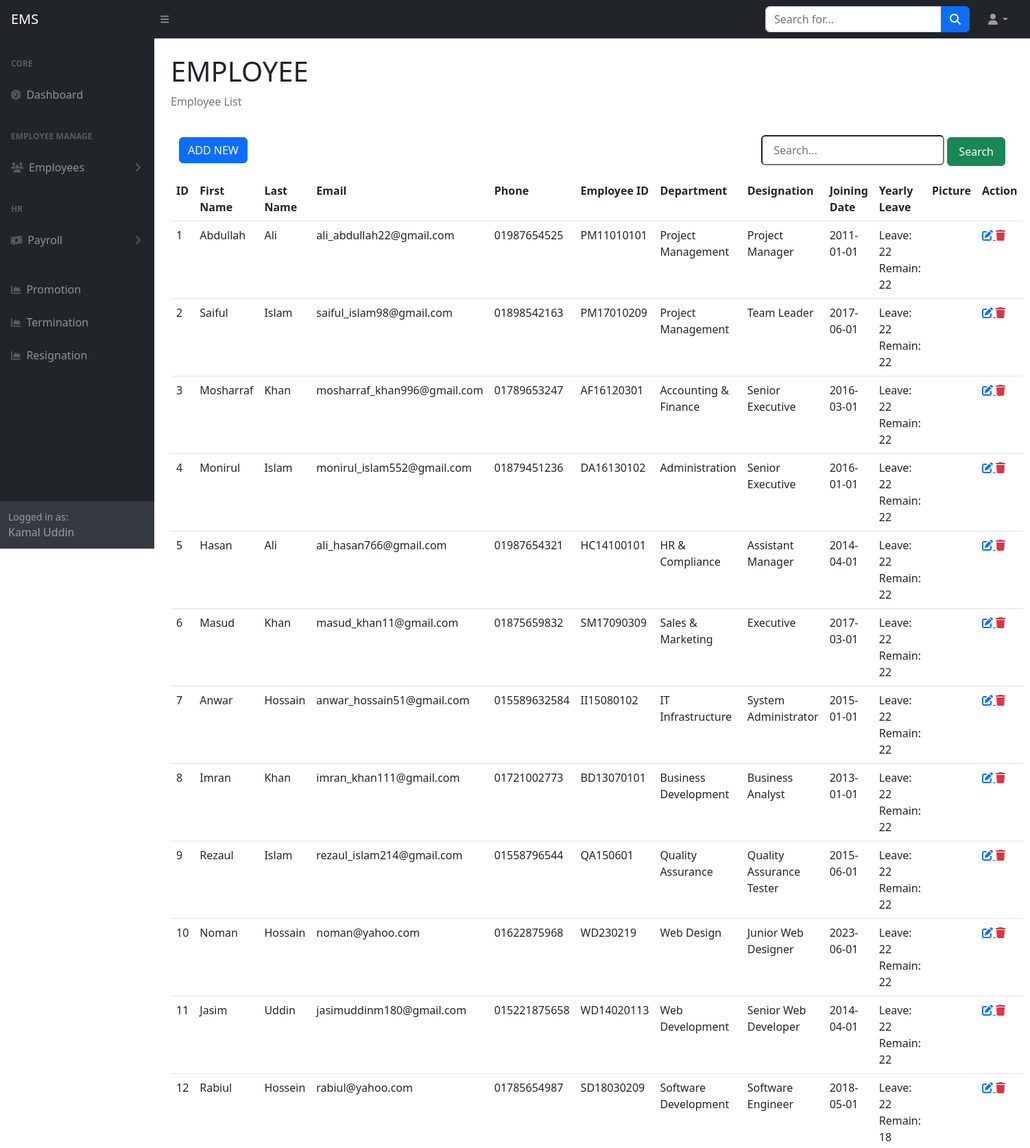
Screenshot of /employee_list.php (signed in, upper part) with the database file from the repository.
### tables this page shows
CREATE TABLE `tbl_employees` (
  `id` int(50) NOT NULL,
  `first_name` varchar(255) NOT NULL,
  `last_name` varchar(255) NOT NULL,
  `email` varchar(255) NOT NULL,
  `phone` varchar(15) DEFAULT NULL,
  `employee_id` varchar(255) DEFAULT NULL,
  `department_id` int(11) DEFAULT NULL,
  `designation_id` int(11) DEFAULT NULL,
  `joining_date` date DEFAULT NULL,
  `yearly_leave` int(11) NOT NULL,
  `image` varchar(255) DEFAULT NULL,
  `created_at` datetime DEFAULT NULL,
  `created_by` varchar(255) DEFAULT NULL,
  `updated_at` datetime DEFAULT NULL,
  `updated_by` varchar(255) DEFAULT NULL,
  `deleted_at` datetime DEFAULT NULL
);

CREATE TABLE `tbl_department` (
  `id` int(11) NOT NULL,
  `department_name` varchar(255) NOT NULL,
  `date` date NOT NULL,
  `created_at` datetime NOT NULL,
  `created_by` varchar(255) NOT NULL,
  `updated_at` datetime NOT NULL,
  `updated_by` varchar(255) NOT NULL,
  `deleted_at` datetime NOT NULL
);

CREATE TABLE `tbl_designations` (
  `id` int(11) NOT NULL,
  `designation` varchar(255) NOT NULL,
  `basic` double(8,2) DEFAULT NULL,
  `created_at` datetime NOT NULL,
  `created_by` varchar(255) NOT NULL,
  `updated_at` datetime NOT NULL,
  `updated_by` varchar(255) NOT NULL,
  `deleted_at` datetime DEFAULT NULL
);

### include/settings.php (called while the page is built)
<?php
    $base_url="http://localhost/employee/";
    require_once('class/crud.php');
    $mysqli=new crud;
?>

### class/crud.php (called while the page is built, shortened)
<?php
    class crud{
        private $host='localhost';
        private $user='root';
        private $password='';
        private $database='employee';
        private $connection;
        public function __construct(){
            $this->connection=new mysqli($this->host,$this->user,$this->password,$this->database);
        }
        public function common_select_query($sql){
            $result=array();
            $error=false;
            $rs=$this->connection->query($sql);
            if($rs){
                if($rs->num_rows > 0){
                    while($r=$rs->fetch_object()){
                        array_push($result,$r);
                    }
                }
            }else{
                $error=$this->connection->error;
            }
            $return = array('data'=>$result,'error'=>$error);
            return $return;
        }
    }
?>

### employee_list.php (the view)
<?php require_once('include/header.php') ?>
<?php require_once('include/sidebar.php') ?>
<div class="container-fluid px-4">
    <h1 class="mt-4">EMPLOYEE</h1>
    <ol class="breadcrumb mb-4">
        <li class="breadcrumb-item active">Employee List</li>
    </ol>
    <div class="container-fluid">
        <div class="row ">
            <div class="col-md-12">
            <a href="<?= $base_url?>employee_create.php"class="btn btn-primary float-start mt-3">ADD NEW</a>
                <form action="search.php" method="GET" class="form-inline float-end">
                    <input class="rounded px-3 py-2" type="search" name="query" placeholder="Search...">
                    <button class="btn btn-success py-2 px-3 my-3" type="submit">Search</button>
                </form>
            </div>
        </div>
    </div>
    <table class="table">
        <tr>
            <th>ID</th>
            <th>First Name</th>
            <th>Last Name</th>
            <th>Email</th>
            <th>Phone</th>
            <th>Employee ID</th>
            <th>Department</th>
            <th>Designation</th>
            <th>Joining Date</th>
            <th>Yearly Leave</th>
            <th>Picture</th>
            <th>Action</th>
        </tr>
        <?php
                  $data=$mysqli->common_select_query("SELECT tbl_employees.*, tbl_department.department_name, tbl_designations.designation,
                  (select sum(days) from tbl_leaves where tbl_leaves.employee_id=tbl_employees.id) as leaved
                  FROM `tbl_employees`
                                    join tbl_designations on tbl_designations.id=tbl_employees.designation_id
                                    join tbl_department on tbl_department.id=tbl_employees.department_id
                                    WHERE tbl_employees.deleted_at is null");
               if(!$data['error']){
                    foreach($data['data'] as $d){
                ?>
        <tr>
            <td><?= $d->id ?></td>
            <td><?= $d->first_name ?></td>
            <td><?= $d->last_name ?></td>
            <td><?= $d->email ?></td>
            <td><?= $d->phone ?></td>
            <td><?= $d->employee_id ?></td>
            <td><?= $d->department_name ?></td>
            <td><?= $d->designation ?></td>
            <td><?= $d->joining_date ?></td>
            <td>
                Leave: <?= $d->yearly_leave ?><br>
                Remain: <?= ($d->yearly_leave - $d->leaved) ?>
            </td>
            <td><img src="upload/users/<?= $d->image ?>" width="50px" alt=""></td>
            <td>
                <a title="Update" href="<?= $base_url?>employee_edit.php?id=<?= $d->id ?>">
                    <i class="fa fa-edit"></i>
                </a>
                <a title="Delete" class="text-danger" href="employee_delete.php?id=<?= $d->id ?>">
                    <i class="fa fa-trash"></i>
                </a>
            </td>
        </tr>
        <?php } } ?>
    </table>
</div>
<?php require_once('include/footer.php') ?>

### rows the page displays
tbl_employees: id "1", first_name "Abdullah", last_name "Ali", email "ali_abdullah22@gmail.com", phone "01987654525", employee "PM11010101", department.department_name "Project Management", designation.designation "Project Manager", joining_date "2011-01-01", yearly_leave "22", $d->yearly_leave-$d->leaved "22"
tbl_employees: id "2", first_name "Saiful", last_name "Islam", email "saiful_islam98@gmail.com", phone "01898542163", employee "PM17010209", department.department_name "Project Management", designation.designation "Team Leader", joining_date "2017-06-01", yearly_leave "22", $d->yearly_leave-$d->leaved "22"
tbl_employees: id "3", first_name "Mosharraf", last_name "Khan", email "mosharraf_khan996@gmail.com", phone "01789653247", employee "AF16120301", department.department_name "Accounting & Finance", designation.designation "Senior Executive", joining_date "2016-03-01", yearly_leave "22", $d->yearly_leave-$d->leaved "22"
tbl_employees: id "4", first_name "Monirul", last_name "Islam", email "monirul_islam552@gmail.com", phone "01879451236", employee "DA16130102", department.department_name "Administration", designation.designation "Senior Executive", joining_date "2016-01-01", yearly_leave "22", $d->yearly_leave-$d->leaved "22"
tbl_employees: id "5", first_name "Hasan", last_name "Ali", email "ali_hasan766@gmail.com", phone "01987654321", employee "HC14100101", department.department_name "HR & Compliance", designation.designation "Assistant Manager", joining_date "2014-04-01", yearly_leave "22", $d->yearly_leave-$d->leaved "22"
tbl_employees: id "6", first_name "Masud", last_name "Khan", email "masud_khan11@gmail.com", phone "01875659832", employee "SM17090309", department.department_name "Sales & Marketing", designation.designation "Executive", joining_date "2017-03-01", yearly_leave "22", $d->yearly_leave-$d->leaved "22"
tbl_employees: id "7", first_name "Anwar", last_name "Hossain", email "anwar_hossain51@gmail.com", phone "015589632584", employee "II15080102", department.department_name "IT Infrastructure", designation.designation "System Administrator", joining_date "2015-01-01", yearly_leave "22", $d->yearly_leave-$d->leaved "22"
tbl_employees: id "8", first_name "Imran", last_name "Khan", email "imran_khan111@gmail.com", phone "01721002773", employee "BD13070101", department.department_name "Business Development", designation.designation "Business Analyst", joining_date "2013-01-01", yearly_leave "22", $d->yearly_leave-$d->leaved "22"
tbl_employees: id "9", first_name "Rezaul", last_name "Islam", email "rezaul_islam214@gmail.com", phone "01558796544", employee "QA150601", department.department_name "Quality Assurance", designation.designation "Quality Assurance Tester", joining_date "2015-06-01", yearly_leave "22", $d->yearly_leave-$d->leaved "22"
tbl_employees: id "10", first_name "Noman", last_name "Hossain", email "noman@yahoo.com", phone "01622875968", employee "WD230219", department.department_name "Web Design", designation.designation "Junior Web Designer", joining_date "2023-06-01", yearly_leave "22", $d->yearly_leave-$d->leaved "22"
tbl_employees: id "11", first_name "Jasim", last_name "Uddin", email "jasimuddinm180@gmail.com", phone "015221875658", employee "WD14020113", department.department_name "Web Development", designation.designation "Senior Web Developer", joining_date "2014-04-01", yearly_leave "22", $d->yearly_leave-$d->leaved "22"
tbl_employees: id "12", first_name "Rabiul", last_name "Hossein", email "rabiul@yahoo.com", phone "01785654987", employee "SD18030209", department.department_name "Software Development", designation.designation "Software Engineer", joining_date "2018-05-01", yearly_leave "22", leaved "18"

### other values shown
$_SESSION['username'] "Kamal Uddin"
